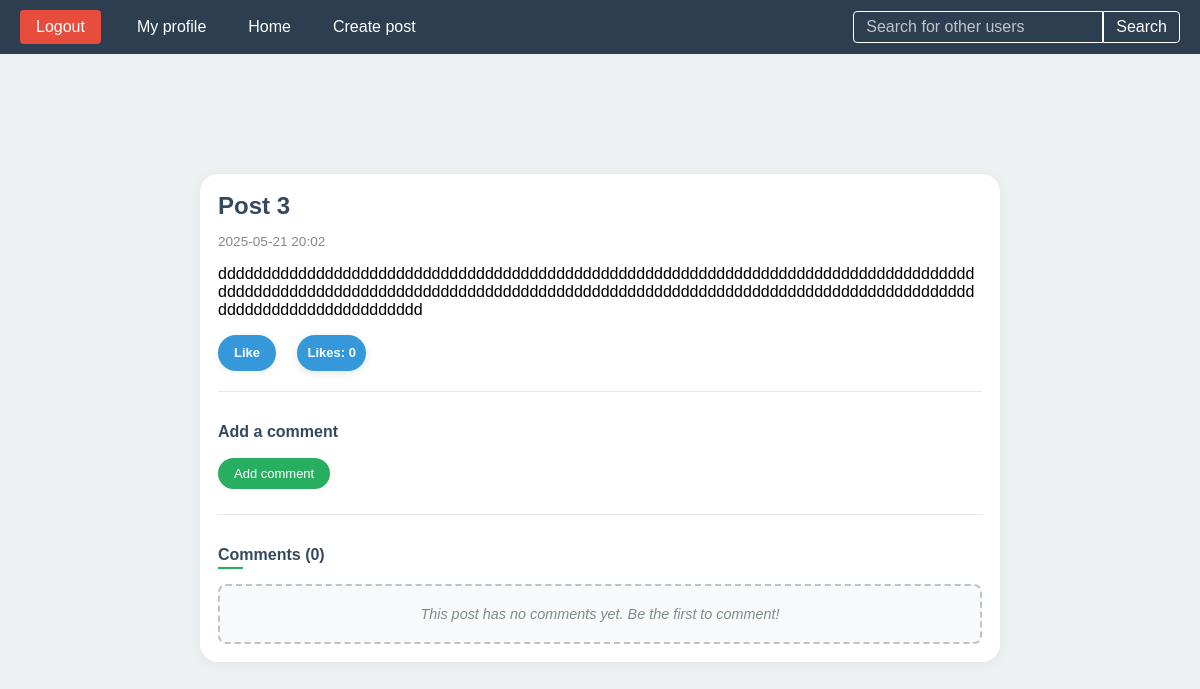
Page /details/23/post-3 on the earlier database version.
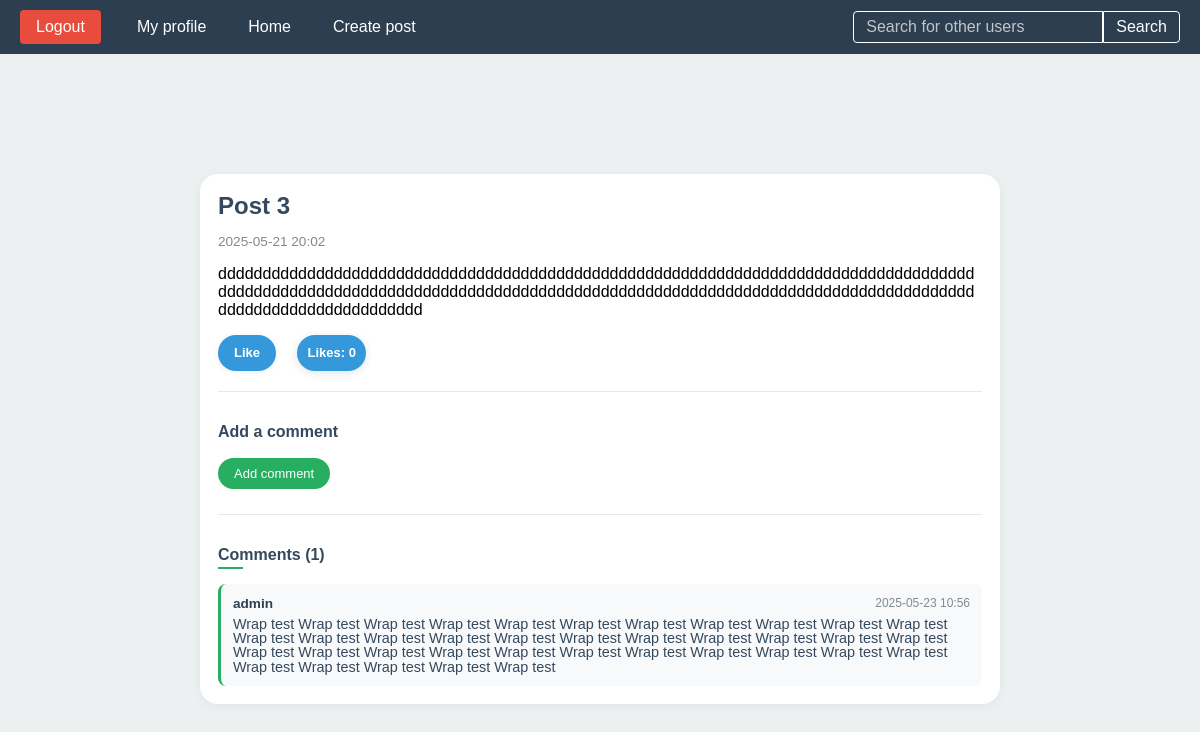
Same page on the later database version.
### comment/models.py (models this page shows, shortened)
class Comment(models.Model):
    author = models.ForeignKey(User, on_delete=models.CASCADE)
    post = models.ForeignKey(Post, on_delete=models.CASCADE)
    content = models.TextField(max_length=400)
    created = models.DateTimeField(auto_now_add=True)
    is_edited = models.BooleanField(default=False)
    class Meta:
        ordering = ['created']

### post/views.py (the view)
# urls.py: path('details/<int:id>/<slug:slug>', getPostDetails, name = 'post_detail'),
def getPostDetails(request,id,slug):
    post = get_object_or_404(Post, id=id, slug=slug)
    comments= Comment.objects.filter(post=post).all()
    return render(request,'post_detail.html',{'post':post,'comments':comments})

### templates/post_detail.html (shortened to what this page needs)
{% extends 'base.html' %}
{% load static %}
{% block head %}
    <link rel="stylesheet" href="{% static 'profile.css' %}">
    <link rel="stylesheet" href="{% static 'comments.css' %}">
    <link rel="stylesheet" href="{% static 'likes.css' %}">
{% endblock %}
{% block content %}
    <div class="home-container">
        <div class="posts-container">
            <div class="post-card">
                <h2>{{ post.title }}</h2>
                <p class="post-date">{{ post.date_posted|date:"Y-m-d H:i" }}</p>
                <p>{{ post.content }}</p>
                <form method="post" action="{% url 'like_post' post.id %}" style="display:inline;">
                    {% if user in post.likes.all %}
                        <button type="submit" class="unlike-btn">Unlike</button>
                    {% else %}
                        <button type="submit" class="like-btn">Like</button>
                    {% endif %}
                    <span class="likes-badge" id="likes-badge-{{ post.id }}">Likes: {{ post.likes.count }}</span>
                </form>
                <div class="comment-form-section">
                    <h3>Add a comment</h3>
                    <form method="Post" action="{% url 'CreateComment' post.id %}" class="comment-form">
                        <button class="edit-button" type="submit">Add comment</button>
                    </form>
                </div>
                <div class="comments-section">
                    <h3>Comments ({{ comments|length }})</h3>
                    {% if comments %}
                        <div class="comments-list">
                            {% for comment in comments %}
                                <div class="comment-item">
                                    <div class="comment-header">
                                        <span class="comment-author">{{ comment.author.username }}</span>
                                        <span class="comment-date">{{ comment.created|date:"Y-m-d H:i" }}</span>
                                    </div>
                                    <div class="comment-content">
                                        {{ comment.content }}
                                    </div>
                                </div>
                            {% endfor %}
                        </div>
                    {% else %}
                        <div class="no-comments">
                            <p>This post has no comments yet. Be the first to comment!</p>
                        </div>
                    {% endif %}
                </div>
            </div>
        </div>
    </div>
{% endblock %}

Differences in the rows shown:
added Comment: author.username "admin", created "2025-05-23 10:56", content "Wrap test Wrap test Wrap test Wrap test Wrap test Wrap test Wrap test Wrap test Wrap test Wrap test Wrap test Wrap test Wrap test Wrap test Wrap test Wrap test Wrap test Wrap test Wrap test Wrap test Wrap test Wrap test Wrap test Wrap test Wrap test Wrap test Wrap test Wrap test Wrap test Wrap test Wrap test Wrap test Wrap test Wrap test Wrap test Wrap test Wrap test Wrap test"
Other differences:
{{ comments|length }}: "0" → "1"
text no longer shown: "This post has no comments yet. Be the first to comment!"
